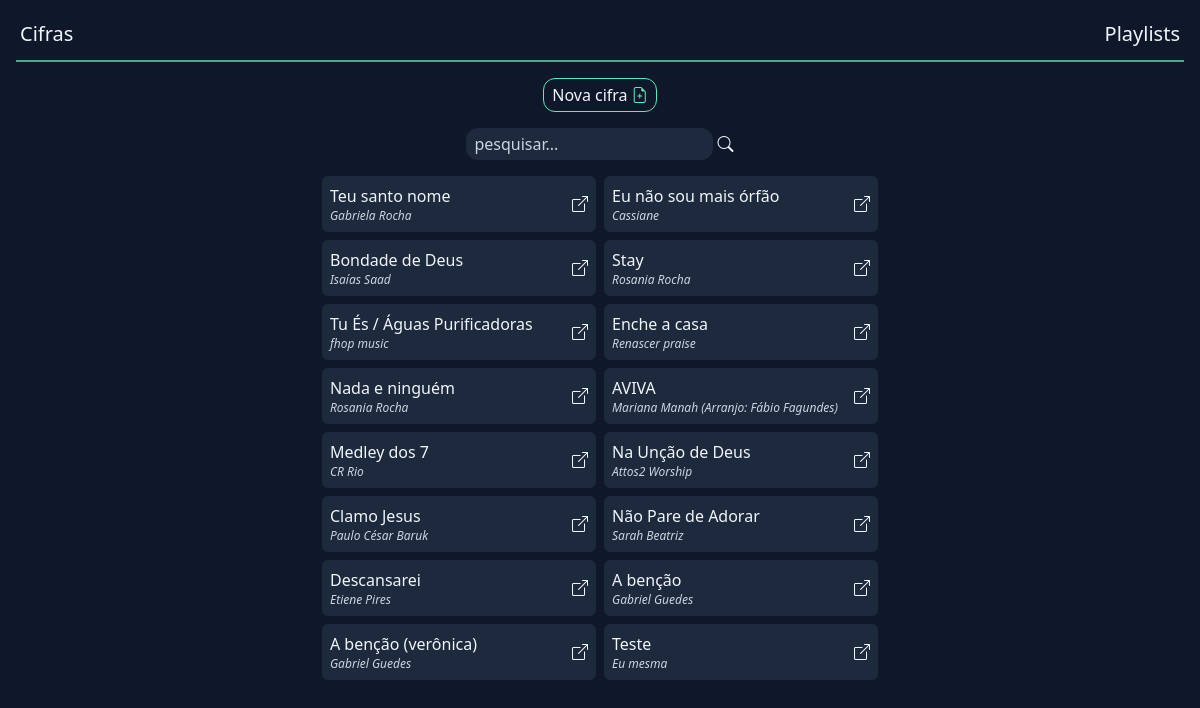
The page / on the database its author committed.
### tables this page shows
CREATE TABLE "chords"(
	id integer primary key,
  "chord_name" varchar(255),
  "artist" varchar(255),
  "tone" varchar(1),
  intro varchar(10),
  "chord" text
);

### helpers.php (called while the page is built, shortened)
<?php
function view($view, $data = [])
{
    require "views/template/app.php";
}

### controllers/index.controller.php (called while the page is built, shortened)
<?php
$pesquisa = $_REQUEST['pesquisar'] ?? null;
if (!$pesquisa) {
    $chords = $database
        ->query(
            "select * from chords",
            Chord::class
        )
        ->fetchAll();
}
view('index', ['chords' => $chords]);

### routes.php (called while the page is built, shortened)
<?php
$controller = str_replace('/', '', parse_url($_SERVER['REQUEST_URI'])['path']);
if (!$controller) {
    $controller = 'index';
}
require "controllers/{$controller}.controller.php";

### index.php (called while the page is built, shortened)
<?php
require "database.php";
require "helpers.php";
require "routes.php";

### database.php (called while the page is built, shortened)
<?php
class Database
{
    private $db;
    public function __construct()
    {
        $this->db = new PDO("sqlite:database.sqlite");
    }
    public function query(string $query, $class = null, array $params = [])
    {
        $prepare = $this->db->prepare($query);
        if ($class) {
            $prepare->setFetchMode(PDO::FETCH_CLASS, $class);
        }
        $prepare->execute($params);
        return $prepare;
    }
}
$database = new Database();

### views/partials/_chord-card.php (the view)
<a href="/chord?id=<?= $chord->id ?>">
    <div
        class="group bg-slate-800 text-slate-100 p-2
                        rounded-md flex items-start justify-between hover:bg-slate-700">
        <div>
            <p class="group-active:text-cyan-300"><?= $chord->chord_name ?></p>
            <p class="text-xs text-slate-300 italic"><?= $chord->artist ?></p>
        </div>
        <i class="bi bi-box-arrow-up-right text-slate-100 my-auto ml-4 group-active:text-cyan-300"></i>
    </div>
</a>

### views/index.view.php (shortened to what this page needs)
<div class="group flex mt-4 mx-auto">
    <a
        href="/new-chord"
        class="border-1 border-emerald-300 group-active:border-cyan-300 px-2 py-1 rounded-xl">
        Nova cifra
        <i class="bi bi-file-earmark-plus text-emerald-300 group-active:text-cyan-300"></i>
    </a>
</div>
<div class="group flex items-center gap-2 mx-auto">
    <form method="GET">
        <input
            type="text"
            name="pesquisar"
            placeholder="pesquisar..."
            class="group bg-slate-800 px-2 py-1 rounded-xl placeholder:text-slate-300 focus:outline-none focus:ring-1 focus:ring-emerald-300/75">
        <button type="submit">
            <i class="bi bi-search group-focus-within:text-emerald-300/75"></i>
        </button>
    </form>
</div>
<div class="gap-2 mx-auto max-w-lg grid grid-cols-1 md:grid-cols-2 md:max-w-xl">
    <?php foreach ($chords as $chord) {
        require 'partials/_chord-card.php';
    } ?>
</div>

### rows shown on the page
chords: chord_name "Teu santo nome", artist "Gabriela Rocha"
chords: chord_name "Eu não sou mais órfão", artist "Cassiane"
chords: chord_name "Bondade de Deus", artist "Isaías Saad"
chords: chord_name "Stay", artist "Rosania Rocha"
chords: chord_name "Tu És / Águas Purificadoras", artist "fhop music"
chords: chord_name "Enche a casa", artist "Renascer praise"
chords: chord_name "Nada e ninguém", artist "Rosania Rocha"
chords: chord_name "AVIVA", artist "Mariana Manah (Arranjo: Fábio Fagundes)"
chords: chord_name "Medley dos 7", artist "CR Rio"
chords: chord_name "Na Unção de Deus", artist "Attos2 Worship"
chords: chord_name "Clamo Jesus", artist "Paulo César Baruk"
chords: chord_name "Não Pare de Adorar", artist "Sarah Beatriz"
chords: chord_name "Descansarei", artist "Etiene Pires"
chords: chord_name "A benção", artist "Gabriel Guedes"
chords: chord_name "A benção (verônica)", artist "Gabriel Guedes"
chords: chord_name "Teste", artist "Eu mesma"
